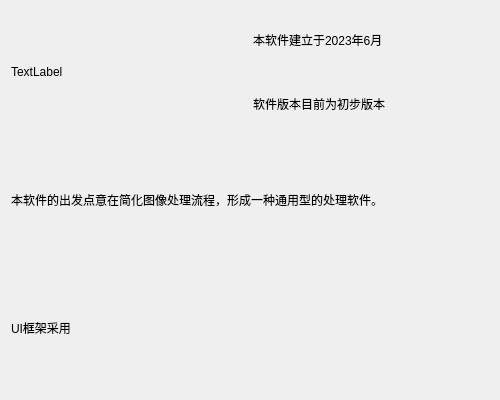
<?xml version="1.0" encoding="UTF-8"?>
<ui version="4.0">
 <class>AboutMe</class>
 <widget class="QDialog" name="AboutMe">
  <property name="geometry">
   <rect>
    <x>0</x>
    <y>0</y>
    <width>500</width>
    <height>400</height>
   </rect>
  </property>
  <property name="windowTitle">
   <string>Dialog</string>
  </property>
  <layout class="QGridLayout" name="gridLayout">
   <item row="1" column="0">
    <widget class="QLabel" name="label_3">
     <property name="text">
      <string>本软件的出发点意在简化图像处理流程，形成一种通用型的处理软件。</string>
     </property>
    </widget>
   </item>
   <item row="0" column="0">
    <layout class="QHBoxLayout" name="horizontalLayout">
     <item>
      <widget class="QLabel" name="logo">
       <property name="text">
        <string>TextLabel</string>
       </property>
      </widget>
     </item>
     <item>
      <layout class="QVBoxLayout" name="verticalLayout">
       <item>
        <widget class="QLabel" name="label_2">
         <property name="text">
          <string>本软件建立于2023年6月</string>
         </property>
        </widget>
       </item>
       <item>
        <widget class="QLabel" name="label">
         <property name="text">
          <string>软件版本目前为初步版本</string>
         </property>
        </widget>
       </item>
      </layout>
     </item>
    </layout>
   </item>
   <item row="2" column="0">
    <widget class="QLabel" name="label_4">
     <property name="text">
      <string>UI框架采用</string>
     </property>
    </widget>
   </item>
  </layout>
 </widget>
 <resources/>
 <connections/>
</ui>
